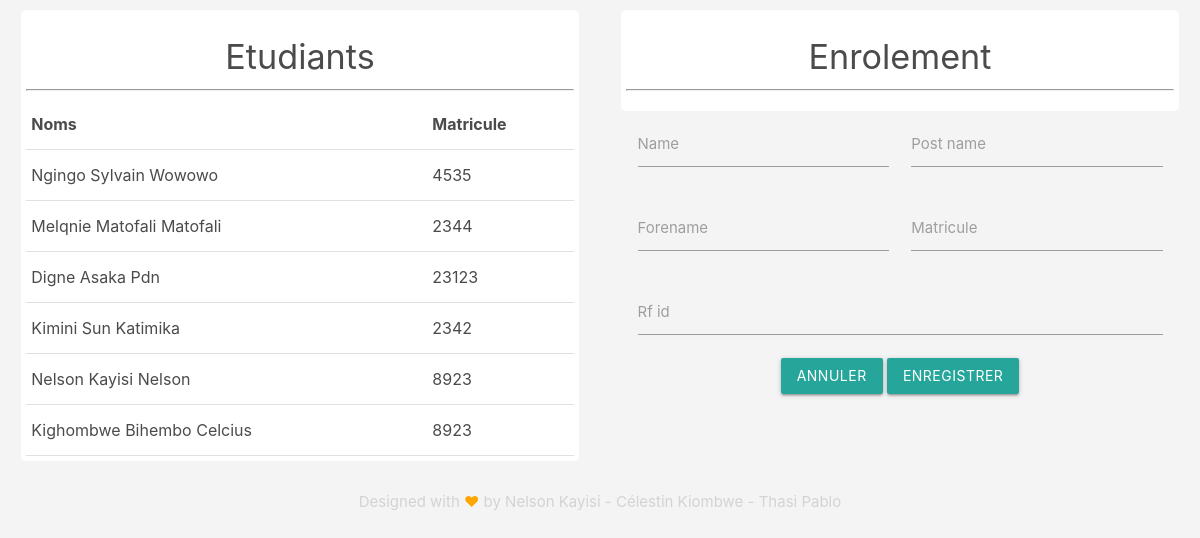
Page /enrolement on the earlier database version.
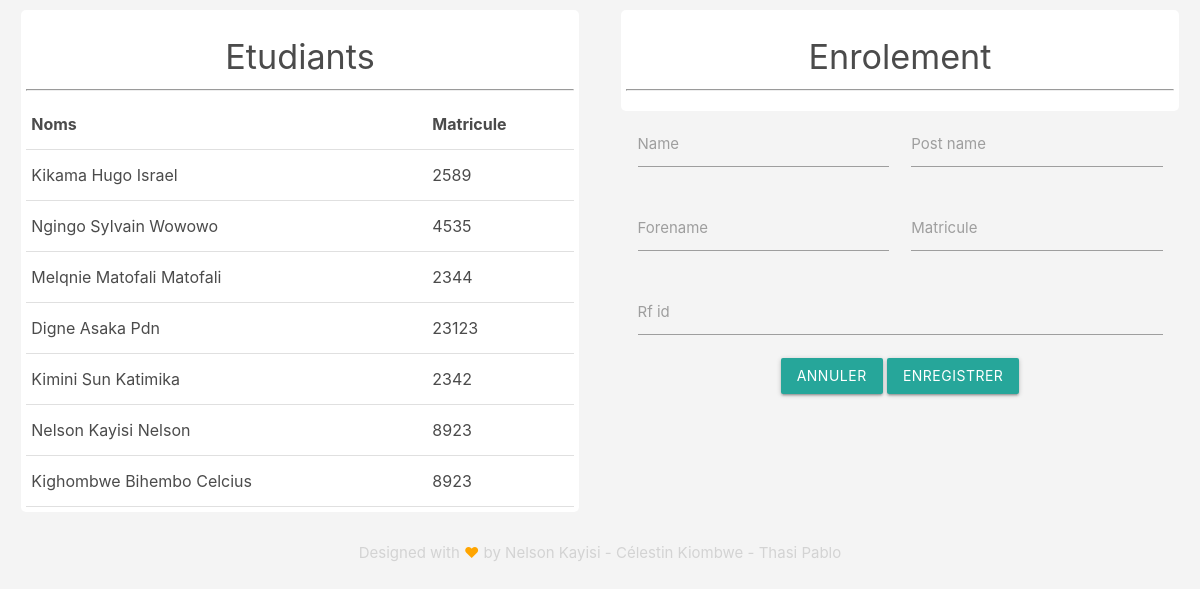
Same page on the later database version.
### student/models.py (models this page shows, shortened)
class Student(models.Model):
    name = models.CharField(max_length=200)
    post_name = models.CharField(max_length=200)
    forename = models.CharField(max_length=200)
    matricule = models.CharField(max_length=30)
    rf_id = models.CharField(max_length=200)
    @property
    def fullname(self):
        return f'{self.name} {self.post_name} {self.forename}'

### dashboard/views.py (the view)
# urls.py: path('enrolement', views.enrolement, name='enrolement'),
def enrolement(request):
    form = StudentForm()
    if request.method == 'POST':
        form = StudentForm(request.POST)
        if form.is_valid():
            form.save()
        return redirect('dashboard:enrolement')
    else:
        students = Student.objects.filter().order_by('-id')[:20]
        context = {
            'form':form,
            'students': students
        }
        return render(request, 'dashboard/pages/enrolement.html', context)

### student/forms.py
class StudentForm(ModelForm):
    class Meta:
        model = Student
        fields = '__all__'

### dashboard/templates/dashboard/pages/enrolement.html (shortened to what this page needs)
{% extends 'dashboard/layouts/_base.html' %}
{% block content %}
    <div class="">
        <div class="row">
            <div class="col s12 m6">
                <div class="st-list">
                    <h4>Etudiants</h4>
                    <hr>
                    <table class="table">
                        <tr>
                            <th>Noms</th>
                            <th>Matricule</th>
                        </tr>
                        {% for student in students %}
                            <tr>
                                <td>{{ student.fullname }}</td>
                                <td>{{ student.matricule }}</td>
                            </tr>
                        {% endfor %}
                    </table>
                </div>
            </div>
            <div class="col s12 m6">
                <div class="reg-form">
                    <h4> Enrolement </h4>
                    <hr>
                    <div>
                        <form method="POST">
                            {% for field in form %}
                                <div class="input-field col s12 m6">
                                    {{field}}
                                    <label>{{field.label}}</label>
                                </div>
                            {% endfor %}
                            <div class="col s12">
                                <a href="{% url 'dashboard:supervisor' %}" class="btn btn-warning">Annuler</a>
                                <button type="submit" class="btn btn-info">Enregistrer</button>
                            </div>
                        </form>
                    </div>
                </div>
            </div>
        </div>
    </div>
{% endblock content %}

### dashboard/templates/dashboard/layouts/_base.html (shortened to what this page needs)
{% load static %}
<html lang="en">
<head>
    <link rel="stylesheet" href="{% static 'dashboard/css/materialize.min.css' %}">
    <link rel="stylesheet" href="{% static 'dashboard/css/app.css' %}">
</head>
<body>
    {% block content %}{% endblock content %}
    {% include 'dashboard/layouts/_footer.html' %}
</body>
</html>

### dashboard/templates/dashboard/layouts/_footer.html
<div class="footer">
    <div class="container">
        <p class="copyright">Designed with <span class="heart">&hearts;</span> by Nelson Kayisi - Célestin Kiombwe - Thasi Pablo</p>
    </div>
</div>

### dashboard/static/dashboard/css/app.css (style rules this page uses)
body { background-color: #f4f4f4; color: #4b4b4b; }
.st-list, .reg-form { background-color: white; text-align: center; border-radius: 5px; margin: 10px; padding: 5px; }
.footer { text-align: center; }
.copyright { color: lightgrey; }
.copyright .heart { color: orange; }

Differences in the rows shown:
added Student: fullname "Kikama Hugo Israel", matricule "2589"
